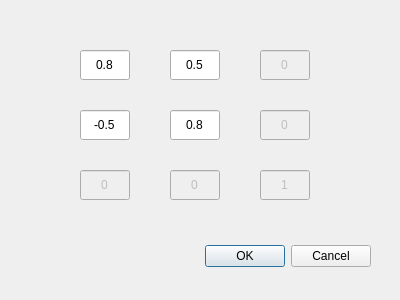
<?xml version="1.0" encoding="UTF-8"?>
<ui version="4.0">
 <class>GeometryTranslateDlg</class>
 <widget class="QDialog" name="GeometryTranslateDlg">
  <property name="geometry">
   <rect>
    <x>0</x>
    <y>0</y>
    <width>400</width>
    <height>300</height>
   </rect>
  </property>
  <property name="windowTitle">
   <string>Dialog</string>
  </property>
  <widget class="QDialogButtonBox" name="buttonBox">
   <property name="geometry">
    <rect>
     <x>30</x>
     <y>240</y>
     <width>341</width>
     <height>32</height>
    </rect>
   </property>
   <property name="orientation">
    <enum>Qt::Horizontal</enum>
   </property>
   <property name="standardButtons">
    <set>QDialogButtonBox::Cancel|QDialogButtonBox::Ok</set>
   </property>
  </widget>
  <widget class="QLineEdit" name="lineEdit">
   <property name="geometry">
    <rect>
     <x>80</x>
     <y>50</y>
     <width>50</width>
     <height>30</height>
    </rect>
   </property>
   <property name="text">
    <string>0.8</string>
   </property>
   <property name="alignment">
    <set>Qt::AlignCenter</set>
   </property>
   <property name="dragEnabled">
    <bool>false</bool>
   </property>
   <property name="readOnly">
    <bool>false</bool>
   </property>
  </widget>
  <widget class="QLineEdit" name="lineEdit_2">
   <property name="geometry">
    <rect>
     <x>170</x>
     <y>50</y>
     <width>50</width>
     <height>30</height>
    </rect>
   </property>
   <property name="text">
    <string>0.5</string>
   </property>
   <property name="alignment">
    <set>Qt::AlignCenter</set>
   </property>
   <property name="dragEnabled">
    <bool>false</bool>
   </property>
   <property name="readOnly">
    <bool>false</bool>
   </property>
  </widget>
  <widget class="QLineEdit" name="lineEdit_3">
   <property name="enabled">
    <bool>false</bool>
   </property>
   <property name="geometry">
    <rect>
     <x>260</x>
     <y>50</y>
     <width>50</width>
     <height>30</height>
    </rect>
   </property>
   <property name="font">
    <font>
     <weight>50</weight>
     <italic>false</italic>
     <bold>false</bold>
    </font>
   </property>
   <property name="text">
    <string>0</string>
   </property>
   <property name="alignment">
    <set>Qt::AlignCenter</set>
   </property>
   <property name="dragEnabled">
    <bool>false</bool>
   </property>
   <property name="readOnly">
    <bool>true</bool>
   </property>
  </widget>
  <widget class="QLineEdit" name="lineEdit_4">
   <property name="geometry">
    <rect>
     <x>80</x>
     <y>110</y>
     <width>50</width>
     <height>30</height>
    </rect>
   </property>
   <property name="text">
    <string>-0.5</string>
   </property>
   <property name="alignment">
    <set>Qt::AlignCenter</set>
   </property>
   <property name="dragEnabled">
    <bool>false</bool>
   </property>
   <property name="readOnly">
    <bool>false</bool>
   </property>
  </widget>
  <widget class="QLineEdit" name="lineEdit_5">
   <property name="geometry">
    <rect>
     <x>170</x>
     <y>110</y>
     <width>50</width>
     <height>30</height>
    </rect>
   </property>
   <property name="text">
    <string>0.8</string>
   </property>
   <property name="alignment">
    <set>Qt::AlignCenter</set>
   </property>
   <property name="dragEnabled">
    <bool>false</bool>
   </property>
   <property name="readOnly">
    <bool>false</bool>
   </property>
  </widget>
  <widget class="QLineEdit" name="lineEdit_6">
   <property name="enabled">
    <bool>false</bool>
   </property>
   <property name="geometry">
    <rect>
     <x>260</x>
     <y>110</y>
     <width>50</width>
     <height>30</height>
    </rect>
   </property>
   <property name="font">
    <font>
     <weight>50</weight>
     <italic>false</italic>
     <bold>false</bold>
    </font>
   </property>
   <property name="layoutDirection">
    <enum>Qt::LeftToRight</enum>
   </property>
   <property name="text">
    <string>0</string>
   </property>
   <property name="alignment">
    <set>Qt::AlignCenter</set>
   </property>
   <property name="dragEnabled">
    <bool>false</bool>
   </property>
   <property name="readOnly">
    <bool>true</bool>
   </property>
  </widget>
  <widget class="QLineEdit" name="lineEdit_7">
   <property name="enabled">
    <bool>false</bool>
   </property>
   <property name="geometry">
    <rect>
     <x>80</x>
     <y>170</y>
     <width>50</width>
     <height>30</height>
    </rect>
   </property>
   <property name="font">
    <font>
     <weight>50</weight>
     <italic>false</italic>
     <bold>false</bold>
    </font>
   </property>
   <property name="text">
    <string>0</string>
   </property>
   <property name="alignment">
    <set>Qt::AlignCenter</set>
   </property>
   <property name="dragEnabled">
    <bool>false</bool>
   </property>
   <property name="readOnly">
    <bool>true</bool>
   </property>
  </widget>
  <widget class="QLineEdit" name="lineEdit_8">
   <property name="enabled">
    <bool>false</bool>
   </property>
   <property name="geometry">
    <rect>
     <x>170</x>
     <y>170</y>
     <width>50</width>
     <height>30</height>
    </rect>
   </property>
   <property name="font">
    <font>
     <weight>50</weight>
     <italic>false</italic>
     <bold>false</bold>
    </font>
   </property>
   <property name="text">
    <string>0</string>
   </property>
   <property name="alignment">
    <set>Qt::AlignCenter</set>
   </property>
   <property name="dragEnabled">
    <bool>false</bool>
   </property>
   <property name="readOnly">
    <bool>true</bool>
   </property>
  </widget>
  <widget class="QLineEdit" name="lineEdit_9">
   <property name="enabled">
    <bool>false</bool>
   </property>
   <property name="geometry">
    <rect>
     <x>260</x>
     <y>170</y>
     <width>50</width>
     <height>30</height>
    </rect>
   </property>
   <property name="font">
    <font>
     <weight>50</weight>
     <italic>false</italic>
     <bold>false</bold>
    </font>
   </property>
   <property name="text">
    <string>1</string>
   </property>
   <property name="alignment">
    <set>Qt::AlignCenter</set>
   </property>
   <property name="dragEnabled">
    <bool>false</bool>
   </property>
   <property name="readOnly">
    <bool>true</bool>
   </property>
  </widget>
 </widget>
 <resources/>
 <connections>
  <connection>
   <sender>buttonBox</sender>
   <signal>accepted()</signal>
   <receiver>GeometryTranslateDlg</receiver>
   <slot>accept()</slot>
   <hints>
    <hint type="sourcelabel">
     <x>248</x>
     <y>254</y>
    </hint>
    <hint type="destinationlabel">
     <x>157</x>
     <y>274</y>
    </hint>
   </hints>
  </connection>
  <connection>
   <sender>buttonBox</sender>
   <signal>rejected()</signal>
   <receiver>GeometryTranslateDlg</receiver>
   <slot>reject()</slot>
   <hints>
    <hint type="sourcelabel">
     <x>316</x>
     <y>260</y>
    </hint>
    <hint type="destinationlabel">
     <x>286</x>
     <y>274</y>
    </hint>
   </hints>
  </connection>
 </connections>
</ui>
